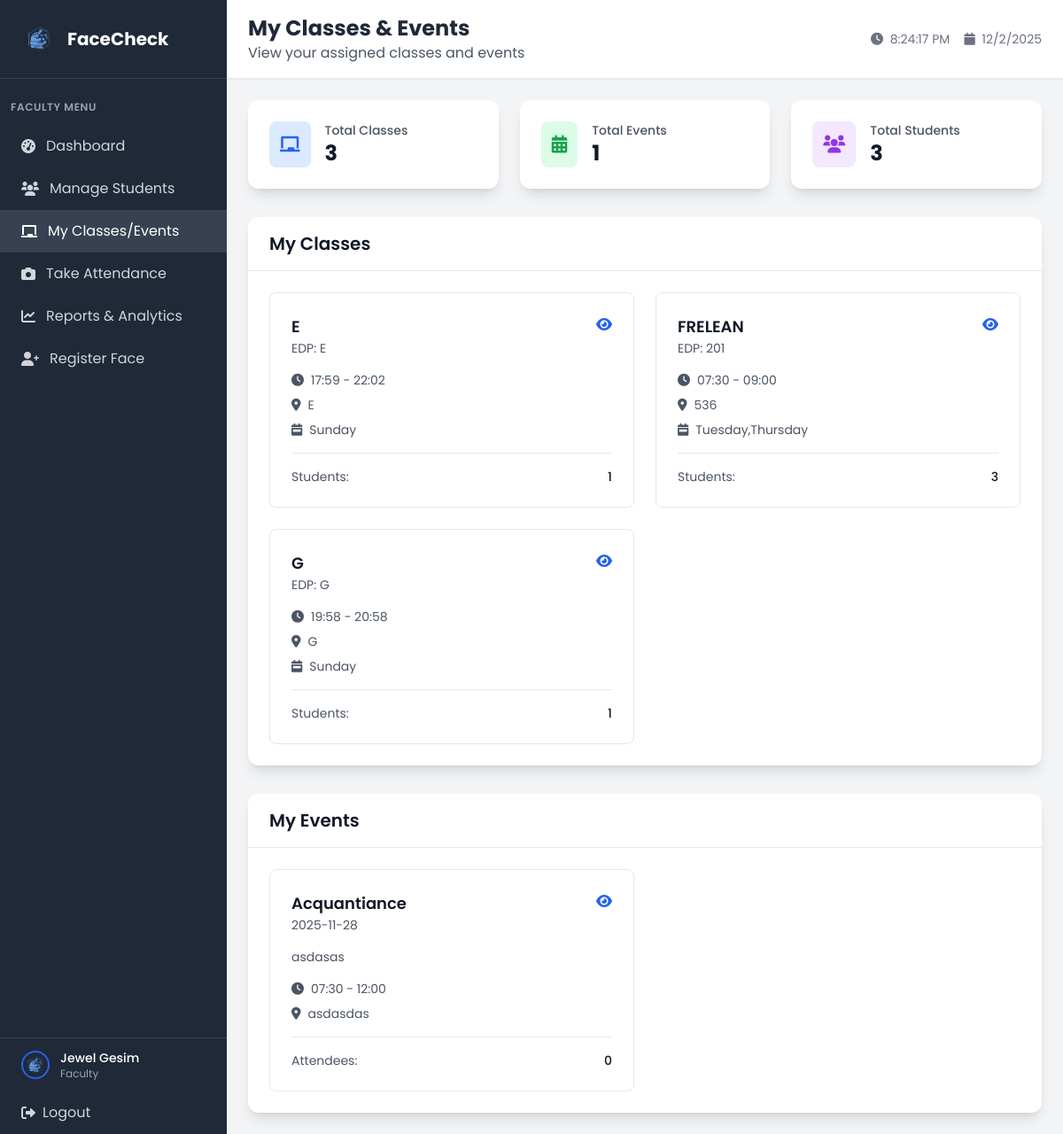
The page /faculty/my_classes (signed in) on the database as committed earlier.
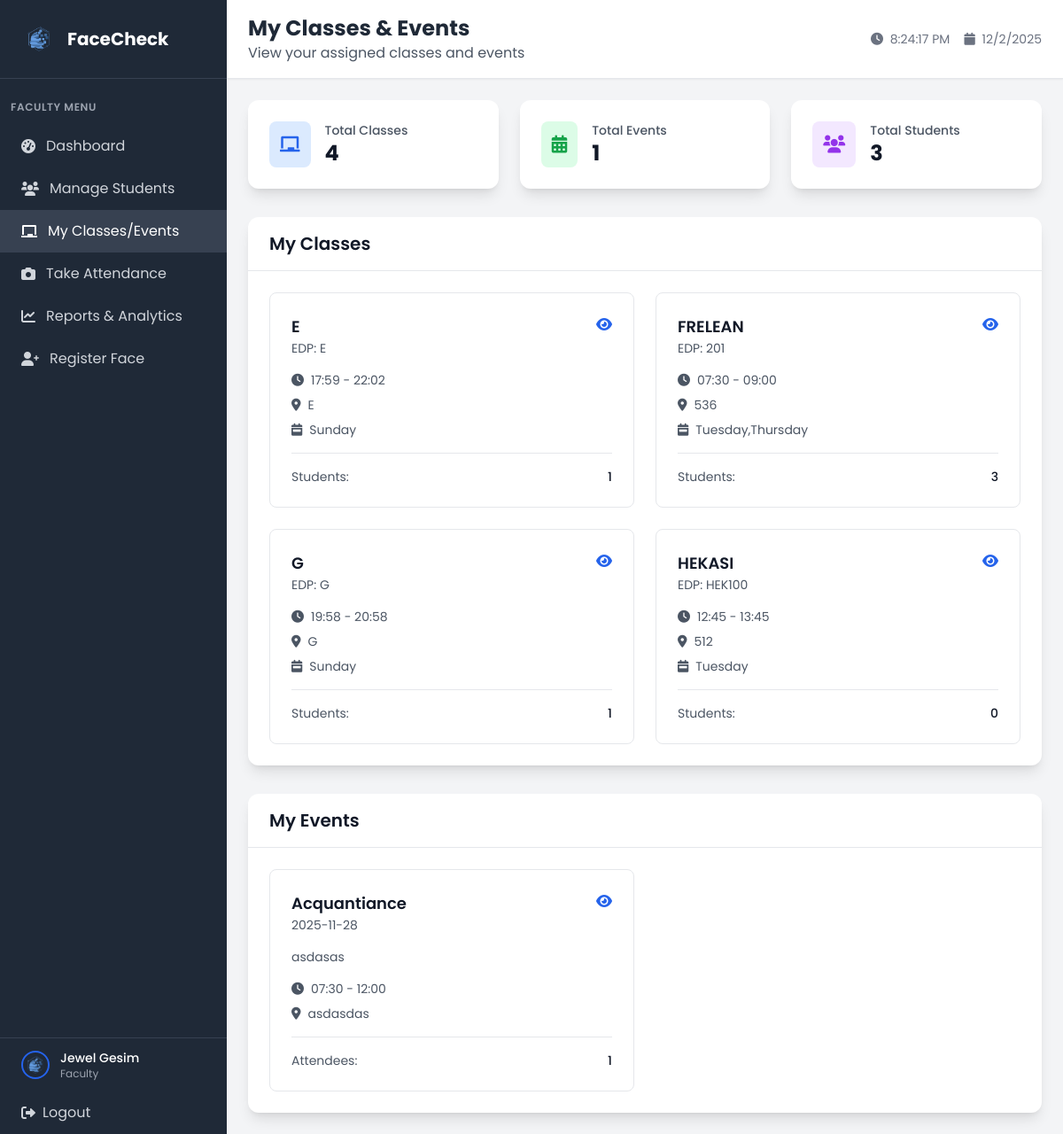
The same page on the database as committed later.
### tables this page shows
CREATE TABLE class (
            class_id INTEGER PRIMARY KEY AUTOINCREMENT,
            class_name VARCHAR(20) NOT NULL,
            edpcode VARCHAR(20) NOT NULL UNIQUE,
            start_time TIME,
            end_time TIME,
            room VARCHAR(10),
            faculty_id INTEGER NOT NULL, is_active BOOLEAN DEFAULT 1,
            FOREIGN KEY (faculty_id) REFERENCES faculty(faculty_id)
        );

CREATE TABLE event (
            event_id INTEGER PRIMARY KEY AUTOINCREMENT,
            event_name VARCHAR(20) NOT NULL,
            description TEXT,
            event_date DATETIME NOT NULL,
            start_time TIME,
            end_time TIME,
            room VARCHAR(20),
            faculty_id INTEGER NOT NULL, is_active BOOLEAN DEFAULT 1,
            FOREIGN KEY (faculty_id) REFERENCES faculty(faculty_id)
        );

### app.py (the view)
@app.route('/faculty/my_classes')
def faculty_my_classes():
    if 'user_id' not in session or session['role'] != 'faculty':
        return redirect(url_for('login'))
    conn = get_db_connection()
    try:
        conn.execute('ALTER TABLE faculty ADD COLUMN profile_picture VARCHAR(255)')
        conn.commit()
    except:
        pass  # Column already exists
    faculty_info = conn.execute('''
        SELECT u.*, f.faculty_id, f.position, f.attendance_image, f.profile_picture, d.dept_name
        FROM user u
        JOIN faculty f ON u.user_id = f.user_id
        LEFT JOIN department d ON u.dept_id = d.dept_id
        WHERE u.user_id = ?
    ''', (session['user_id'],)).fetchone()
    if not faculty_info:
        conn.close()
        flash('Faculty record not found', 'error')
        return redirect(url_for('faculty_dashboard'))
    classes = conn.execute('''
        SELECT c.*,
               COUNT(DISTINCT sc.student_id) as student_count,
               GROUP_CONCAT(DISTINCT d.day_name) as days
        FROM class c
        LEFT JOIN student_class sc ON c.class_id = sc.class_id
        LEFT JOIN class_days cd ON c.class_id = cd.class_id
        LEFT JOIN days d ON cd.day_id = d.day_id
        WHERE c.faculty_id = ? AND c.is_active = 1
        GROUP BY c.class_id
        ORDER BY c.class_name
    ''', (faculty_info['faculty_id'],)).fetchall()
    events = conn.execute('''
        SELECT e.*,
               COUNT(DISTINCT ea.user_id) as attendee_count
        FROM event e
        LEFT JOIN event_attendance ea ON e.event_id = ea.event_id
        WHERE e.faculty_id = ? AND e.is_active = 1
        GROUP BY e.event_id
        ORDER BY e.event_date DESC
    ''', (faculty_info['faculty_id'],)).fetchall()
    total_students = conn.execute('''
        SELECT COUNT(DISTINCT sc.student_id) as total
        FROM class c
        JOIN student_class sc ON c.class_id = sc.class_id
        WHERE c.faculty_id = ? AND c.is_active = 1
    ''', (faculty_info['faculty_id'],)).fetchone()
    conn.close()
    return render_template('faculty/faculty_my_classes.html',
                         faculty_info=faculty_info,
                         classes=classes,
                         events=events,
                         total_students=total_students['total'] if total_students else 0)

### app.py (called while the page is built)
def get_db_connection():
    try:
        conn = sqlite3.connect('facecheck.db', timeout=30.0)
        conn.row_factory = sqlite3.Row
        conn.execute('PRAGMA foreign_keys = ON')
        try:
            cur = conn.cursor()
            cur.execute("PRAGMA table_info(faculty)")
            columns = [row[1] for row in cur.fetchall()]
            if 'attendance_image' not in columns:
                cur.execute("ALTER TABLE faculty ADD COLUMN attendance_image VARCHAR(255)")
                conn.commit()
        except Exception:
            pass
        return conn
    except sqlite3.Error as e:
        print(f"Database connection error: {e}")
        raise

### templates/faculty/faculty_my_classes.html (shortened to what the changed rows need)
<!DOCTYPE html>
<html lang="en">
<head>
    <script src="https://cdn.tailwindcss.com"></script>
    <link href="https://cdnjs.cloudflare.com/ajax/libs/font-awesome/6.0.0/css/all.min.css" rel="stylesheet">
    <link rel="stylesheet" href="{{ url_for('static', filename='css/global.css') }}">
</head>
<body class="bg-gray-100">
    <div class="flex h-screen">
        <div class="w-64 bg-gray-800 text-white">
            <div class="p-6 border-b border-gray-700">
                <div class="flex items-center">
                    <h1 class="text-xl font-bold">FaceCheck</h1>
                </div>
            </div>
        </div>
        <div class="flex-1 flex flex-col overflow-hidden">
            <header class="bg-white shadow-sm border-b border-gray-200">
                <div class="px-6 py-4">
                    <div class="flex items-center justify-between">
                        <div>
                            <h2 class="text-2xl font-bold text-gray-800">My Classes & Events</h2>
                        </div>
                    </div>
                </div>
            </header>
            <main class="flex-1 overflow-y-auto p-6">
                <div class="grid grid-cols-1 md:grid-cols-3 gap-6 mb-8">
                    <div class="bg-white rounded-xl shadow-lg p-6">
                        <div class="flex items-center">
                            <div class="ml-4">
                                <p class="text-sm font-medium text-gray-600">Total Classes</p>
                                <p class="text-2xl font-bold text-gray-900">{{ classes|length }}</p>
                            </div>
                        </div>
                    </div>
                </div>
                <div class="bg-white rounded-xl shadow-lg mb-8">
                    <div class="p-6">
                        {% if classes %}
                        <div class="grid grid-cols-1 lg:grid-cols-2 xl:grid-cols-3 gap-6">
                            {% for class_info in classes %}
                            <div class="border border-gray-200 rounded-lg p-6 hover:shadow-md transition-shadow">
                                <div class="flex items-start justify-between mb-4">
                                    <div>
                                        <h4 class="text-lg font-semibold text-gray-900">{{ class_info.class_name }}</h4>
                                        <p class="text-sm text-gray-600">EDP: {{ class_info.edpcode }}</p>
                                    </div>
                                    <div class="flex space-x-2">
                                        <a href="{{ url_for('faculty_class_view', class_id=class_info.class_id) }}" class="text-blue-600 hover:text-blue-800">
                                            <i class="fas fa-eye"></i>
                                        </a>
                                    </div>
                                </div>
                                <div class="space-y-2 text-sm text-gray-600">
                                    <div class="flex items-center">
                                        <i class="fas fa-clock mr-2"></i>
                                        <span>{{ class_info.start_time }} - {{ class_info.end_time }}</span>
                                    </div>
                                    <div class="flex items-center">
                                        <i class="fas fa-map-marker-alt mr-2"></i>
                                        <span>{{ class_info.room }}</span>
                                    </div>
                                    <div class="flex items-center">
                                        <i class="fas fa-calendar-week mr-2"></i>
                                        <span>{{ class_info.days }}</span>
                                    </div>
                                </div>
                                <div class="mt-4 pt-4 border-t border-gray-200">
                                    <div class="flex items-center justify-between">
                                        <span class="text-sm text-gray-600">Students:</span>
                                        <span class="text-sm font-medium text-gray-900">{{ class_info.student_count }}</span>
                                    </div>
                                </div>
                            </div>
                            {% endfor %}
                        </div>
                        {% else %}
                        <div class="text-center py-12">
                            <i class="fas fa-chalkboard text-gray-400 text-6xl mb-4"></i>
                            <h3 class="text-lg font-medium text-gray-900 mb-2">No Classes Assigned</h3>
                            <p class="text-gray-600">You don't have any classes assigned yet.</p>
                        </div>
                        {% endif %}
                    </div>
                </div>
                <div class="bg-white rounded-xl shadow-lg">
                    <div class="p-6">
                        {% if events %}
                        <div class="grid grid-cols-1 lg:grid-cols-2 xl:grid-cols-3 gap-6">
                            {% for event_info in events %}
                            <div class="border border-gray-200 rounded-lg p-6 hover:shadow-md transition-shadow">
                                <div class="flex items-start justify-between mb-4">
                                    <div>
                                        <h4 class="text-lg font-semibold text-gray-900">{{ event_info.event_name }}</h4>
                                        <p class="text-sm text-gray-600">{{ event_info.event_date }}</p>
                                    </div>
                                    <div class="flex space-x-2">
                                        <a href="{{ url_for('faculty_event_view', event_id=event_info.event_id) }}" class="text-blue-600 hover:text-blue-800">
                                            <i class="fas fa-eye"></i>
                                        </a>
                                    </div>
                                </div>
                                {% if event_info.description %}
                                <p class="text-sm text-gray-600 mb-4">{{ event_info.description }}</p>
                                {% endif %}
                                <div class="space-y-2 text-sm text-gray-600">
                                    <div class="flex items-center">
                                        <i class="fas fa-clock mr-2"></i>
                                        <span>{{ event_info.start_time }} - {{ event_info.end_time }}</span>
                                    </div>
                                    <div class="flex items-center">
                                        <i class="fas fa-map-marker-alt mr-2"></i>
                                        <span>{{ event_info.room }}</span>
                                    </div>
                                </div>
                                <div class="mt-4 pt-4 border-t border-gray-200">
                                    <div class="flex items-center justify-between">
                                        <span class="text-sm text-gray-600">Attendees:</span>
                                        <span class="text-sm font-medium text-gray-900">{{ event_info.attendee_count }}</span>
                                    </div>
                                </div>
                            </div>
                            {% endfor %}
                        </div>
                        {% else %}
                        <div class="text-center py-12">
                            <i class="fas fa-calendar-alt text-gray-400 text-6xl mb-4"></i>
                            <h3 class="text-lg font-medium text-gray-900 mb-2">No Events Assigned</h3>
                            <p class="text-gray-600">You don't have any events assigned yet.</p>
                        </div>
                        {% endif %}
                    </div>
                </div>
            </main>
        </div>
    </div>
</body>
</html>

Rows that differ between the two databases and show on the page:
added class: class_name "HEKASI", edpcode "HEK100", start_time "12:45", end_time "13:45", room "512", days "Tuesday", student_count "0"
computed for event "Acquantiance": attendee_count "0" → "1"
Other text that changed with them:
{{ classes|length }}: "3" → "4"
